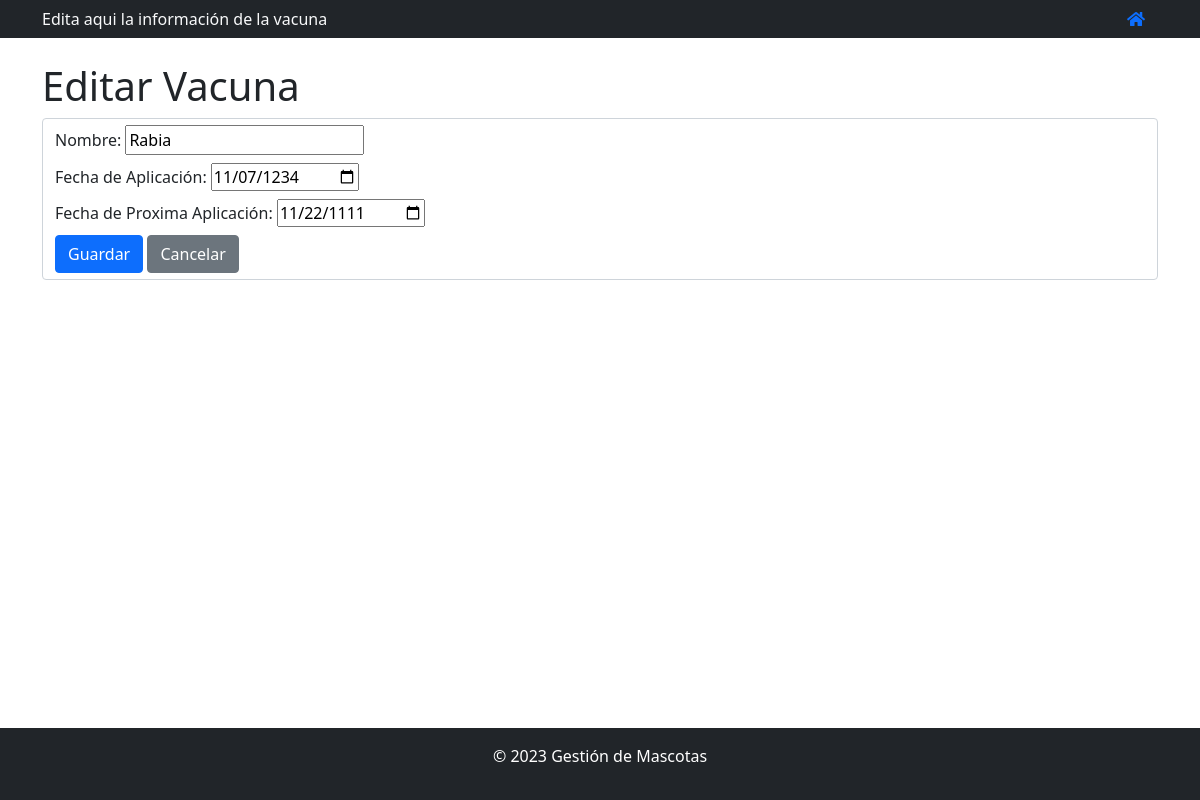
/pets/edit_vacune/11/, run on the app's committed database.
### gestion_mascotas/models.py (models this page shows, shortened)
class Vacune(models.Model):
    nombre = models.CharField(max_length=50)
    dia_aplicacion = models.DateField()
    proxima_fecha = models.DateField()

### gestion_mascotas/views.py (the view)
# urls.py: path('edit_vacune/<int:vacune_id>/', views.updateVaccine, name='edit_vacune'),
def updateVaccine(request, vacune_id):
    try:
        vacune = Vacune.objects.get(id=vacune_id)
        pet = Pet.objects.get(vacunes__id=vacune_id)
        pet_id = pet.id
    except Pet.DoesNotExist:
        return HttpResponseNotFound("<h1> Pet not found </h1>")
    except Vacune.DoesNotExist:
        return HttpResponseNotFound("<h1> Vacune not found </h1>")
    if request.method == 'POST':
        form = VacuneForm(request.POST, instance=vacune)
        print(form)
        if form.is_valid():
            form.save()
            return redirect('vacune_list', pet_id=pet_id)
    else:
        form = VacuneForm(instance=vacune)
        return render(request, 'edit_vacune.html', {'form': form, 'vacune': vacune, 'pet_id': pet_id})

### gestion_mascotas/forms.py
class VacuneForm(forms.ModelForm):
    class Meta:
        model = Vacune
        fields = ['nombre', 'dia_aplicacion', 'proxima_fecha']
        widgets = {
            'dia_aplicacion': DateInput(attrs={'type': 'date'}),
            'proxima_fecha': DateInput(attrs={'type': 'date'})
        }

### gestion_mascotas/templates/edit_vacune.html (shortened to what this page needs)
{% extends "base.html" %}
{% block encabezado %}
Edita aqui la información de la vacuna {{vacuna.nombre}}
{% endblock  %}
{% block content %}
<div class="mt-4">
    <h1> Editar Vacuna </h1>
    <form method="post" class="form-control">
        <div class="form-group mb-2">
            <label for="id_nombre">Nombre:
                {{ form.nombre }}
            </label>
        </div>
        <div class="form-group mb-2">
            <label for="id_dia_aplicacion">Fecha de Aplicación:
                {{ form.dia_aplicacion }}
            </label>
        </div>
        <div class="form-group mb-2">
            <label for="id_proxima_fecha">Fecha de Proxima Aplicación:
                {{ form.proxima_fecha }}
            </label>
        </div>
        <button type="submit" class="btn btn-primary">Guardar</button>
        <a name="cancelar" href="{% url 'vacune_list' pet_id %}" class="btn btn-secondary">Cancelar</a>
    </form>
</div>
{% endblock content %}

### data on the page
Vacune: nombre "Rabia", dia_aplicacion "11/07/1234", proxima_fecha "11/22/1111"
